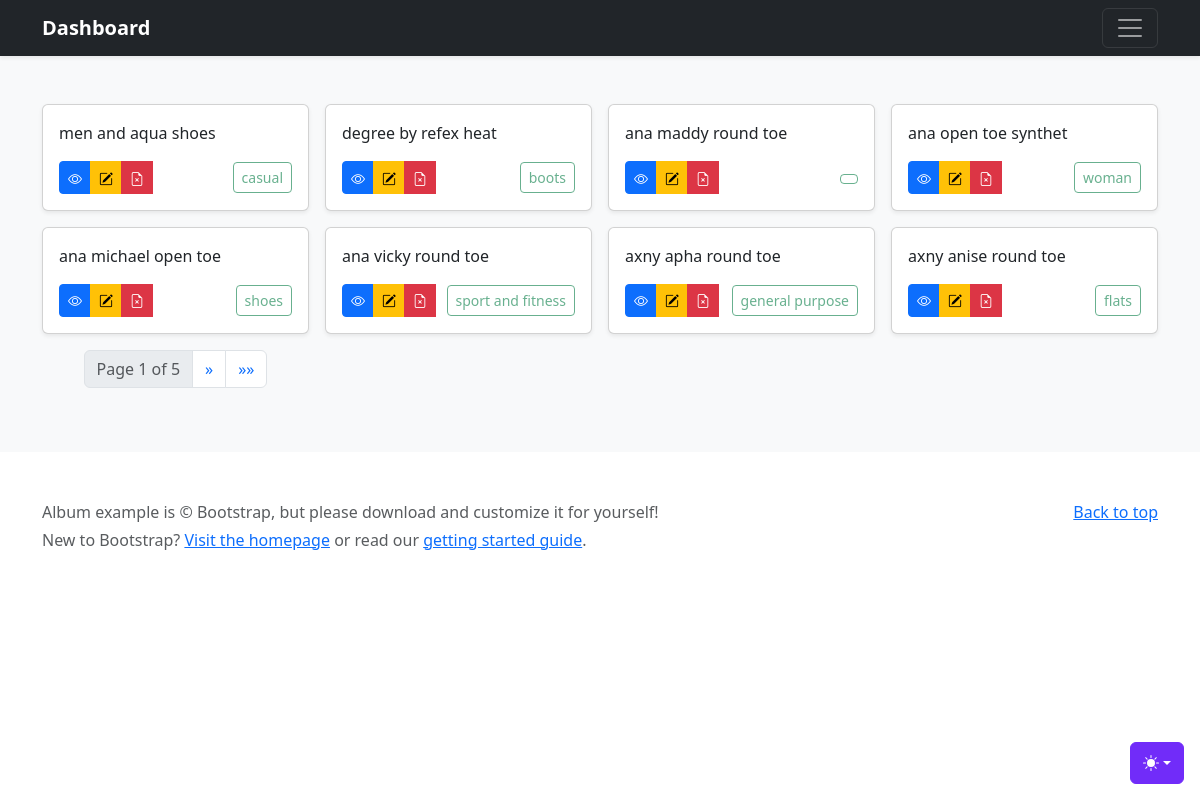
/dashboard/, run on the app's committed database.
### inventory/models.py (models this page shows, shortened)
class Product(models.Model):
    name = models.CharField(max_length=100)
    description = models.TextField()
    slug = models.SlugField()
    is_active = models.BooleanField()
    category = models.ManyToManyField(Category)

class Category(models.Model):
    name = models.CharField(max_length=50)
    slug = models.SlugField()
    is_active = models.BooleanField()
    class Meta:
        verbose_name_plural = "Categories"
    def __str__(self) -> str:
        return self.name

### inventory/views.py (the view)
# urls.py: path('', views.all_products, name="all_products"),
def all_products(request):
    objs = Product.objects.all()
    paginator = Paginator(objs, 8)
    page_number = request.GET.get('page')
    page_obj = paginator.get_page(page_number)
    return render(request, 'grid-output.html', {'page_obj':page_obj})

### inventory/templates/grid-output.html (shortened to what this page needs)
{% extends 'base/base.html' %}
  {% block content %}
    <main>
      <div class="album py-5 bg-body-tertiary">
        <div class="container">
          <div class="row row-cols-1 row-cols-sm-2 row-cols-md-4 g-3">
            {% if page_obj %}
              {% for product in page_obj %}
                <div class="col">
                  <div class="card shadow-sm">
                      <rect width="100%" height="100%" fill="#55595c" />
                    <div class="card-body">
                      <p class="card-text">{{ product.name|slice:":20" }}</p>
                      <div class="d-flex justify-content-between align-items-center">
                        <div class="btn-group">
                          <a href="{% url 'view' product.slug %}" type="button" class="btn btn-sm btn-primary"><i class="bi bi-eye"></i></a>
                          <a href="{% url 'edit' product.slug %}" type="button" class="btn btn-sm btn-warning"><i class="bi bi-pencil-square"></i></a>
                          <a href="{% url 'delete' product.slug %}"
                          type="button"
                          class="btn btn-sm btn-danger delete-btn">
                          <i class="bi bi-file-earmark-x"></i>
                          </a>
                        </div>
                        <small class="text-body-secondary">
                          <button class="btn btn-sm btn-outline-success" disabled>
                            {{ product.category.all|join:", " }}
                          </button>
                        </small>
                      </div>
                    </div>
                  </div>
                </div>
              {% endfor %}
              <div class="d-flex justify-content-center">
                <nav aria-label="Page navigation">
                    <ul class="pagination">
                        <li class="page-item disabled">
                            <span class="page-link">Page {{ page_obj.number }} of {{ page_obj.paginator.num_pages }}</span>
                        </li>
                        {% if page_obj.has_next %}
                            <li class="page-item">
                                <a class="page-link" href="?page={{ page_obj.next_page_number }}" aria-label="Next">
                                    <span aria-hidden="true">&raquo;</span>
                                </a>
                            </li>
                            <li class="page-item">
                                <a class="page-link" href="?page={{ page_obj.paginator.num_pages }}" aria-label="Last">
                                    <span aria-hidden="true">&raquo;&raquo;</span>
                                </a>
                            </li>
                        {% endif %}
                    </ul>
                </nav>
              </div>
            {% endif %}
          </div>
        </div>
      </div>
    </main>
  {% endblock %}

### inventory/templates/base/style.html (style rules this page uses)
.bi { vertical-align: -0.125em; fill: currentColor; }

### data on the page
Product: name "men and aqua shoes", category.all "casual"
Product: name "degree by refex heat", category.all "boots"
Product: name "ana maddy round toe"
Product: name "ana open toe synthet", category.all "woman"
Product: name "ana michael open toe", category.all "shoes"
Product: name "ana vicky round toe", category.all "sport and fitness"
Product: name "axny apha round toe", category.all "general purpose"
Product: name "axny anise round toe", category.all "flats"

### other printed values
{{ page_obj.number }} "1"
{{ page_obj.paginator.num_pages }} "5"
